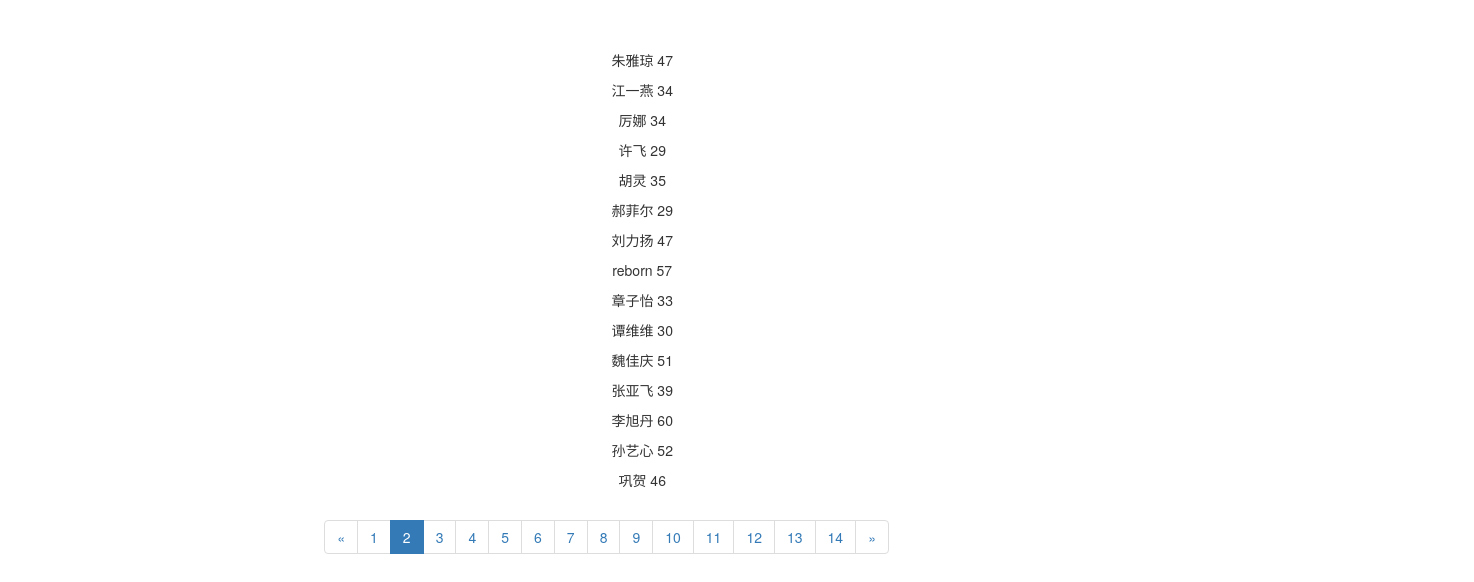
Page /page/index/2 on the committed database.
### Page/models.py (models this page shows)
class User(models.Model):
    name = models.CharField(max_length=20)
    age = models.IntegerField()

### Page/views.py (the view)
# urls.py: url(r'index/',index,name='index'),
def index(request,num):
    users = User.objects.all()
    p = Paginator(users,15)
    page = p.page(num)
    data = {
        "page":page,
        "page_range":p.page_range,
    }
    return render(request,'Page/index.html',data)

### Page/templates/Page/index.html (shortened to what this page needs)
<!DOCTYPE html>
<html lang="en">
<head>
    <link href="https://cdn.bootcss.com/bootstrap/3.3.7/css/bootstrap.min.css" rel="stylesheet">
</head>
<body>
<div>
    {% for user in page.object_list %}
    <p style="text-align: center">{{ user.name }} {{ user.age }}</p>
{% endfor %}
</div>
<nav aria-label="Page navigation">
    <ul class="pagination">
        <li>
            {% if page.has_previous %}
                <a href="{% url 'Page:index' page.previous_page_number %}" aria-label="Previous">
            {% else %}
                <a href="javascript:;" aria-label="Previous">
            {% endif %}
                <span aria-hidden="true">&laquo;</span>
            </a>
        </li>
        {% for num in page_range %}
            {% if num == page.number %}
                <li class="active">
            {% else %}
                <li>
            {% endif %}
            <a href="{% url 'Page:index' num %}">{{ num }}</a></li>
        {% endfor %}
        <li>
            {% if page.has_next %}
                <a href="{% url 'Page:index' page.next_page_number %}" aria-label="Next">
            {% else %}
                <a href="javascript:;" aria-label="Next">
            {% endif %}
                <span aria-hidden="true">&raquo;</span>
            </a>
        </li>
    </ul>
</nav>
</body>
</html>

### Page/templates/Page/index.html (style rules this page uses)
div { width: 400px; position: relative; left: 30%; margin-top: 50px; }
nav { position: relative; left: 22%; }

### rows in the picture
User: name "朱雅琼", age "47"
User: name "江一燕", age "34"
User: name "厉娜", age "34"
User: name "许飞", age "29"
User: name "胡灵", age "35"
User: name "郝菲尔", age "29"
User: name "刘力扬", age "47"
User: name "reborn", age "57"
User: name "章子怡", age "33"
User: name "谭维维", age "30"
User: name "魏佳庆", age "51"
User: name "张亚飞", age "39"
User: name "李旭丹", age "60"
User: name "孙艺心", age "52"
User: name "巩贺", age "46"

### other values in the picture
{{ num }} "1" "2" "3" "4" "5" "6" "7" "8" "9" "10" "11" "12" "13" "14"
